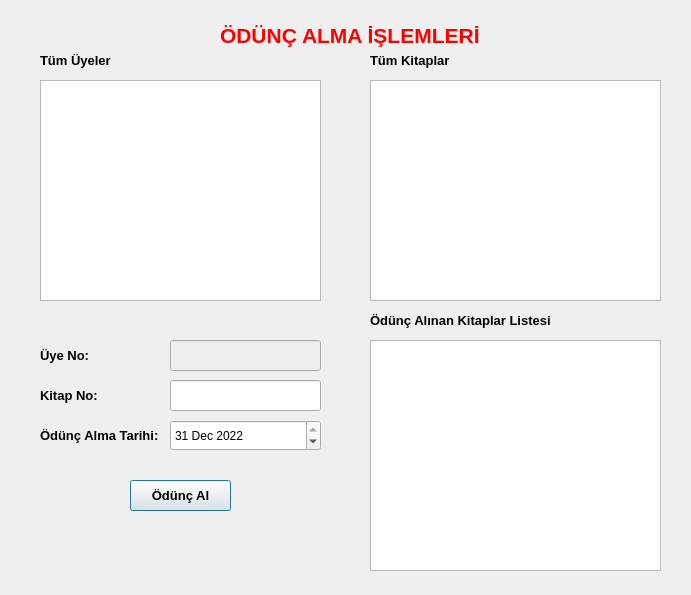
<?xml version="1.0" encoding="UTF-8"?>
<ui version="4.0">
 <class>odunc_alma_islemleri</class>
 <widget class="QDialog" name="odunc_alma_islemleri">
  <property name="geometry">
   <rect>
    <x>0</x>
    <y>0</y>
    <width>691</width>
    <height>595</height>
   </rect>
  </property>
  <property name="windowTitle">
   <string>Dialog</string>
  </property>
  <widget class="QTableView" name="tableView_Odunc_Alinan_Kitaplar_Listesi">
   <property name="geometry">
    <rect>
     <x>370</x>
     <y>340</y>
     <width>291</width>
     <height>231</height>
    </rect>
   </property>
  </widget>
  <widget class="QLabel" name="label_Uye_No">
   <property name="geometry">
    <rect>
     <x>40</x>
     <y>340</y>
     <width>101</width>
     <height>31</height>
    </rect>
   </property>
   <property name="font">
    <font>
     <pointsize>10</pointsize>
     <bold>true</bold>
    </font>
   </property>
   <property name="text">
    <string>Üye No:</string>
   </property>
  </widget>
  <widget class="QLineEdit" name="lineEdit_Uye_No">
   <property name="enabled">
    <bool>false</bool>
   </property>
   <property name="geometry">
    <rect>
     <x>170</x>
     <y>340</y>
     <width>151</width>
     <height>31</height>
    </rect>
   </property>
  </widget>
  <widget class="QTableView" name="tableView_Tum_Uyeler">
   <property name="geometry">
    <rect>
     <x>40</x>
     <y>80</y>
     <width>281</width>
     <height>221</height>
    </rect>
   </property>
  </widget>
  <widget class="QLabel" name="label_Odunc_Alinan_Kitaplar_Listesi">
   <property name="geometry">
    <rect>
     <x>370</x>
     <y>310</y>
     <width>341</width>
     <height>21</height>
    </rect>
   </property>
   <property name="font">
    <font>
     <pointsize>10</pointsize>
     <bold>true</bold>
    </font>
   </property>
   <property name="text">
    <string>Ödünç Alınan Kitaplar Listesi</string>
   </property>
  </widget>
  <widget class="QLabel" name="label_Stok">
   <property name="geometry">
    <rect>
     <x>40</x>
     <y>420</y>
     <width>121</width>
     <height>31</height>
    </rect>
   </property>
   <property name="font">
    <font>
     <pointsize>10</pointsize>
     <bold>true</bold>
    </font>
   </property>
   <property name="text">
    <string>Ödünç Alma Tarihi:</string>
   </property>
  </widget>
  <widget class="QLabel" name="label_Tum_Kitaplar">
   <property name="geometry">
    <rect>
     <x>370</x>
     <y>50</y>
     <width>301</width>
     <height>21</height>
    </rect>
   </property>
   <property name="font">
    <font>
     <pointsize>10</pointsize>
     <bold>true</bold>
    </font>
   </property>
   <property name="text">
    <string>Tüm Kitaplar</string>
   </property>
  </widget>
  <widget class="QLabel" name="label_Odunc_Alma_Islemleri">
   <property name="geometry">
    <rect>
     <x>220</x>
     <y>20</y>
     <width>261</width>
     <height>31</height>
    </rect>
   </property>
   <property name="font">
    <font>
     <pointsize>16</pointsize>
     <bold>true</bold>
    </font>
   </property>
   <property name="styleSheet">
    <string notr="true">color: rgb(255, 0, 0);</string>
   </property>
   <property name="text">
    <string>ÖDÜNÇ ALMA İŞLEMLERİ</string>
   </property>
  </widget>
  <widget class="QLineEdit" name="lineEdit_Kitap_No">
   <property name="geometry">
    <rect>
     <x>170</x>
     <y>380</y>
     <width>151</width>
     <height>31</height>
    </rect>
   </property>
  </widget>
  <widget class="QPushButton" name="pushButton_Odunc_Al">
   <property name="geometry">
    <rect>
     <x>130</x>
     <y>480</y>
     <width>101</width>
     <height>31</height>
    </rect>
   </property>
   <property name="font">
    <font>
     <pointsize>10</pointsize>
     <bold>true</bold>
    </font>
   </property>
   <property name="text">
    <string>Ödünç Al</string>
   </property>
  </widget>
  <widget class="QLabel" name="label_Tum_Uyeler">
   <property name="geometry">
    <rect>
     <x>40</x>
     <y>50</y>
     <width>201</width>
     <height>21</height>
    </rect>
   </property>
   <property name="font">
    <font>
     <pointsize>10</pointsize>
     <bold>true</bold>
    </font>
   </property>
   <property name="text">
    <string>Tüm Üyeler</string>
   </property>
  </widget>
  <widget class="QLabel" name="label_Kitap_No">
   <property name="geometry">
    <rect>
     <x>40</x>
     <y>380</y>
     <width>81</width>
     <height>31</height>
    </rect>
   </property>
   <property name="font">
    <font>
     <pointsize>10</pointsize>
     <bold>true</bold>
    </font>
   </property>
   <property name="text">
    <string>Kitap No:</string>
   </property>
  </widget>
  <widget class="QTableView" name="tableView_Tum_Kitaplar">
   <property name="geometry">
    <rect>
     <x>370</x>
     <y>80</y>
     <width>291</width>
     <height>221</height>
    </rect>
   </property>
  </widget>
  <widget class="QDateEdit" name="dateEdit_Odunc_Alma_Tarihi">
   <property name="geometry">
    <rect>
     <x>170</x>
     <y>420</y>
     <width>151</width>
     <height>31</height>
    </rect>
   </property>
   <property name="dateTime">
    <datetime>
     <hour>18</hour>
     <minute>0</minute>
     <second>0</second>
     <year>2022</year>
     <month>12</month>
     <day>31</day>
    </datetime>
   </property>
   <property name="minimumDateTime">
    <datetime>
     <hour>17</hour>
     <minute>0</minute>
     <second>0</second>
     <year>1999</year>
     <month>12</month>
     <day>31</day>
    </datetime>
   </property>
  </widget>
 </widget>
 <resources/>
 <connections/>
</ui>
